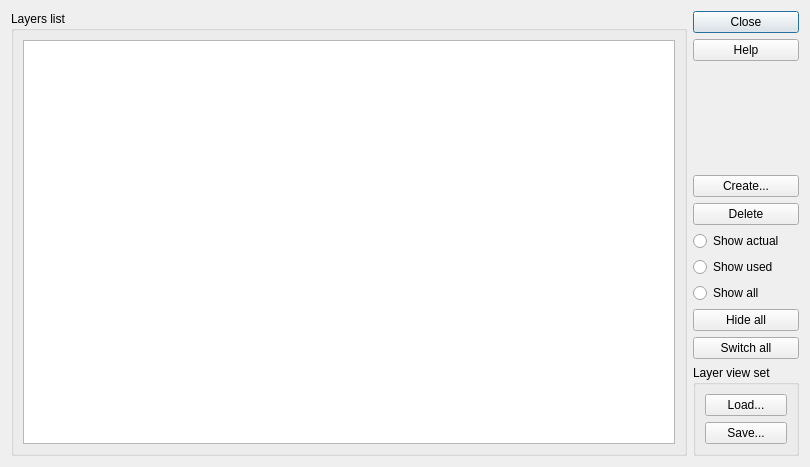
<?xml version="1.0" encoding="UTF-8"?>
<ui version="4.0">
 <class>SdDLayers</class>
 <widget class="QDialog" name="SdDLayers">
  <property name="geometry">
   <rect>
    <x>0</x>
    <y>0</y>
    <width>810</width>
    <height>467</height>
   </rect>
  </property>
  <property name="windowTitle">
   <string>Layers</string>
  </property>
  <layout class="QHBoxLayout" name="horizontalLayout">
   <item>
    <widget class="QGroupBox" name="groupBox">
     <property name="title">
      <string>Layers list</string>
     </property>
     <layout class="QVBoxLayout" name="verticalLayout_3">
      <item>
       <widget class="QTableWidget" name="mLayerList">
        <property name="columnCount">
         <number>0</number>
        </property>
       </widget>
      </item>
     </layout>
    </widget>
   </item>
   <item>
    <layout class="QVBoxLayout" name="verticalLayout_2">
     <item>
      <widget class="QPushButton" name="mClose">
       <property name="text">
        <string>Close</string>
       </property>
      </widget>
     </item>
     <item>
      <widget class="QPushButton" name="mHelp">
       <property name="text">
        <string>Help</string>
       </property>
      </widget>
     </item>
     <item>
      <spacer name="verticalSpacer">
       <property name="orientation">
        <enum>Qt::Vertical</enum>
       </property>
       <property name="sizeHint" stdset="0">
        <size>
         <width>20</width>
         <height>40</height>
        </size>
       </property>
      </spacer>
     </item>
     <item>
      <widget class="QPushButton" name="mCreate">
       <property name="text">
        <string>Create...</string>
       </property>
      </widget>
     </item>
     <item>
      <widget class="QPushButton" name="mDelete">
       <property name="text">
        <string>Delete</string>
       </property>
      </widget>
     </item>
     <item>
      <widget class="QRadioButton" name="mShowActual">
       <property name="text">
        <string>Show actual</string>
       </property>
      </widget>
     </item>
     <item>
      <widget class="QRadioButton" name="mShowUsed">
       <property name="text">
        <string>Show used</string>
       </property>
      </widget>
     </item>
     <item>
      <widget class="QRadioButton" name="mShowAll">
       <property name="text">
        <string>Show all</string>
       </property>
      </widget>
     </item>
     <item>
      <widget class="QPushButton" name="mHideAll">
       <property name="text">
        <string>Hide all</string>
       </property>
      </widget>
     </item>
     <item>
      <widget class="QPushButton" name="mSwitchAll">
       <property name="text">
        <string>Switch all</string>
       </property>
      </widget>
     </item>
     <item>
      <widget class="QGroupBox" name="groupBox_2">
       <property name="title">
        <string>Layer view set</string>
       </property>
       <layout class="QVBoxLayout" name="verticalLayout">
        <item>
         <widget class="QPushButton" name="mLoad">
          <property name="text">
           <string>Load...</string>
          </property>
         </widget>
        </item>
        <item>
         <widget class="QPushButton" name="mSave">
          <property name="text">
           <string>Save...</string>
          </property>
         </widget>
        </item>
       </layout>
      </widget>
     </item>
    </layout>
   </item>
  </layout>
 </widget>
 <resources/>
 <connections/>
</ui>
